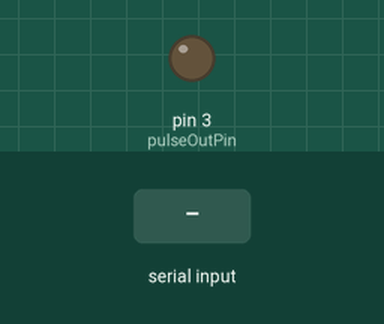
Recording of a sketch running on a simulated Arduino Uno, built with avr-gcc and run on an emulated ATmega328P. Shown: output pins drawn as LEDs (lit = HIGH). The inputs (shaded band) are chosen by the test bench. What the sketch prints to the serial monitor is not drawn.

Above: at 1.2 s.
1.3 s: "." received over Serial
At 2.55 s:
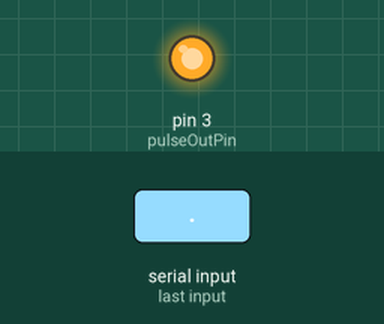
4.3 s: "5\n" received over Serial
At 7.0 s:
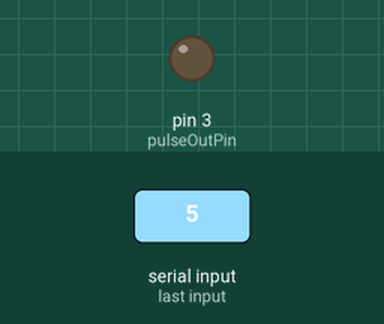
7.3 s: "90\n" received over Serial
At 8.4 s:
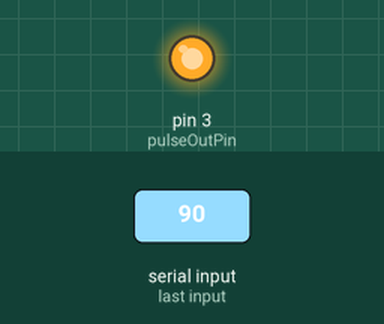
Timing chart, 0 to 11.6 s (numbered marks = the images above; inputs shaded):
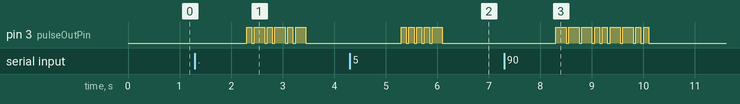

Measured:
- after the input at 1.3 s, pin 3 (pulseOutPin): LOW → HIGH after 1.0 s, then repeats every 0.40 s: LOW 0.05 s, HIGH 0.20 s, LOW 0.05 s, HIGH 0.10 s, until it stays LOW from 3.5 s
- after the input at 4.3 s, pin 3 (pulseOutPin): goes 4 × (HIGH 0.10 s, LOW 0.05 s), HIGH 0.20 s, then LOW, starting after 1.0 s
- after the input at 7.3 s, pin 3 (pulseOutPin): LOW → HIGH after 1.0 s, then repeats every 0.80 s: 2 × (LOW 0.05 s, HIGH 0.20 s), 2 × (LOW 0.05 s, HIGH 0.10 s), until it stays LOW from 10.1 s

The sketch:

morse.ino
```cpp
uint8_t pulseOutPin=3;
void setup()
{
    // put your setup code here, to run once:
    pinMode(pulseOutPin,OUTPUT);
    Serial.begin(9600);
    while(!Serial)
    {
    ;//wait
    }
    Serial.println(("I fluently speak Morse code"));
}
#define longPulseTime 200
#define shortPulseTime 100
#define timeDelay 50
String morseCodeAlphabet[]={
                                ".-",
                                "-...",
                                "-.-.",
                                "-..",
                                ".",
                                "..-.",
                                "--.",
                                "....",
                                "..",
                                ".---",
                                "-.-",
                                ".-..",
                                "--",
                                "-.",
                                "---",
                                ".--.",
                                "--.-",
                                ".-.",
                                "...",
                                "-",
                                "..-",
                                "...-",
                                ".--",
                                "-..-",
                                "-.--",
                                "--..",
                                //numbers
                                "-----",//0
                                ".----",
                                "..---",
                                "...--",
                                "....-",
                                ".....",
                                "-....",
                                "--...",
                                "---..",
                                "----.",
                                //punkt
                                ".-.-.-"
                               };
void pulseOut(bool isLongPulse,const uint8_t pin)
{
  digitalWrite(pin,HIGH);
  delay(isLongPulse?longPulseTime:shortPulseTime);
  digitalWrite(pin,LOW);
  delay(timeDelay);
}
void toPulseSequence(String *input,const uint8_t pin)
{
  for(uint8_t i=0;i<(*input).length();i++)
  {
    switch((*input).charAt(i))
    {
      case '.': pulseOut(false,pin);break;
      case '-': pulseOut(true,pin);break;
    }
  }
}
void process(String *input,const uint8_t pin)
{
  (*input).toLowerCase();
  for(unsigned int i=0;i<(*input).length();i++)
  {
    String output;

    if(isAlpha((*input).charAt(i)))
    {
        output=morseCodeAlphabet[((*input).charAt(i))-'a'];
    }
    else if(isDigit((*input).charAt(i)))
    {
      output=morseCodeAlphabet['z'-'a'+((*input).charAt(i))-'0'];
    }
    else if((*input).charAt(i)=='.')
    {
      output=morseCodeAlphabet[36];// lastelement ==36
    }
    Serial.print(output+"  ");
    toPulseSequence(&output,pin);
  }
  Serial.print("\r\n");
}
void loop() {
  if(Serial.available()>0)
  {
    String input=Serial.readString();
    Serial.println(input);
    process(&input,pulseOutPin);
  }
}
```
